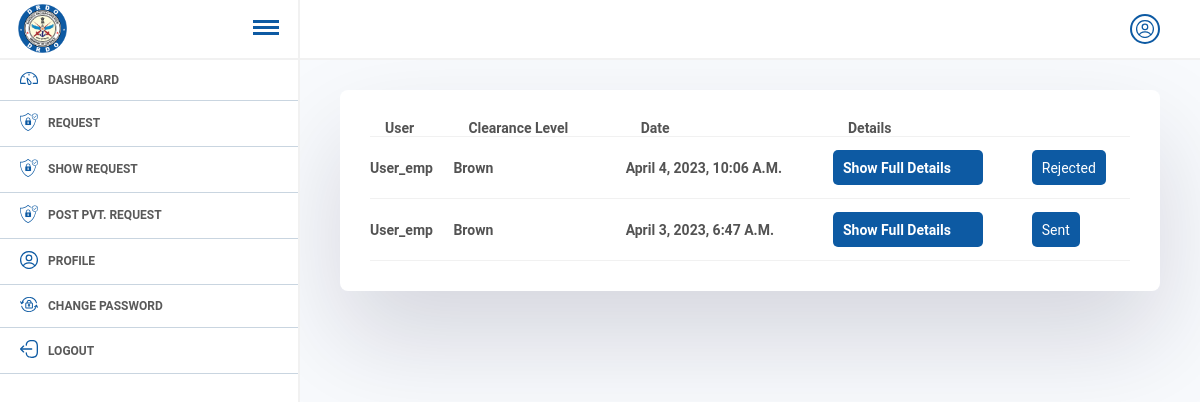
Page /home/shsfsdfow-readfafquest (signed in) on the committed database.
### home/models.py (models this page shows)
class Appointment(models.Model):
    posted_by = models.ForeignKey(User, on_delete=models.CASCADE,null=True, blank=True, related_name="postted_byy")
    pvt_request = models.BooleanField(default=False)
    name = models.CharField(max_length=200 , null=True,blank=True)
    age = models.CharField(max_length=20 , null=True,blank=True)
    height = models.CharField(max_length=20 , null=True,blank=True)
    organization_name = models.CharField(max_length=200, null=True, blank=True)
    r_user = models.ForeignKey(User,on_delete=models.CASCADE, related_name="r_user")
    gh_dh = models.ForeignKey(User, on_delete= models.CASCADE,related_name="gh_dh", null=True, blank=True)
    tech_dir = models.ForeignKey(User, on_delete= models.CASCADE,related_name="tech_dir", null=True, blank=True)
    clearance_level = models.CharField(max_length= 200, choices=clearance_level)
    accommodation_requirement= models.BooleanField(default=False)
    date = models.DateTimeField(auto_now_add=False)
    transporation_requirement = models.BooleanField(default=False)
    description = models.TextField()
    dh_gh_clr = models.CharField(max_length=50, choices=status , null=True, blank=True, default="Pending")
    tech_dir_clr = models.CharField(max_length=50, choices=status , null=True, blank=True, default="Pending")
    ass_dir_clr = models.CharField(max_length=50, choices=status , null=True, blank=True, default="Pending")
    dir_clr = models.CharField(max_length=50, choices=status , null=True, blank=True, default="Pending")
    send_security = models.BooleanField(default=False, null=True, blank=True)
    ld = models.ForeignKey(User, on_delete=models.CASCADE , null=True, blank=True, related_name="oic_officer")
    tem_id = models.UUIDField(default=uuid.uuid4())
    reason_cancelation = models.TextField(null = True, blank=True)
    items = models.TextField(null=True, blank=True, default=None)
    purpose = models.TextField(null=True, blank=True, default=None)
    duration = models.CharField(max_length=20, null=True, blank=True)
    send_oic = models.BooleanField(default=False)
    perm_id = models.CharField(max_length =50, null=True,blank=True)
    close_clearance = models.BooleanField(default=False)
    close_clearance_reason = models.TextField(null=True, blank=True)
    visited_staus = models.CharField(max_length=200, choices= visit_domain ,default="pending")
    final_status = models.CharField(max_length=50, choices=status, default="Pending")
    created_at = models.DateTimeField(auto_now_add= True, null=True,blank=True)
    security_officer = models.ForeignKey(User,null=True,blank=True, on_delete= models.CASCADE,related_name="so_officer")

class User(AbstractBaseUser, PermissionsMixin):
    position = models.CharField(max_length = 40, choices=postions)
    name = models.CharField(max_length=150)
    department = models.ForeignKey(Department, on_delete=models.CASCADE, null=True, blank=True)
    image = models.ImageField(upload_to="images", null=True, blank=True)
    employee_id = models.CharField(max_length=20, null=True, blank=True)
    gh_dh_user = models.ForeignKey("self",on_delete=models.CASCADE,null=True,blank=True,related_name="gh_dhh")
    tech_dir_user = models.ForeignKey("self",on_delete=models.CASCADE,null=True, blank=True, related_name="tech_dirr")
    is_staff = models.BooleanField(default=False)
    is_active = models.BooleanField(default=True)
    adhaar_no = models.CharField(max_length=20, null=True, blank=True, default=None)
    location = models.TextField(null=True, blank=True, default=None)
    department_access = models.BooleanField(default=False, null=True, blank=True)
    pis = models.CharField(max_length=200, unique=True)
    designation = models.CharField(max_length=50,null=True,blank=True)
    objects = UserManager()
    USERNAME_FIELD = 'pis'
    def __str__(self) -> str:
        return self.name

### home/views.py (the view)
# urls.py: path("shsfsdfow-readfafquest", show_request, name="showrequest"),
@login_required
def show_request(request):
    if request.user.position == postions[3][1] or request.user.position == postions[2][1] or request.user.position == postions[0][1] or request.user.position == postions[1][1]:
        user = request.user
        context = {}
        objs = {}
        try:
            try:
                if request.user.position == postions[3][1]:
                    objs = Appointment.objects.filter(Q(r_user__gh_dh_user = request.user) & Q(clearance_level="brown")).order_by("-created_at")
                elif request.user.position == postions[2][1]:
                    print("true")
                    objs = Appointment.objects.filter(Q(r_user__tech_dir_user = request.user) & Q(date__gte = datetime.now())) & Appointment.objects.filter(Q(clearance_level="brown") | Q(clearance_level="green")).order_by("-created_at")
                    print(objs)
                elif request.user.position == postions[0][1]:
                    objs = Appointment.objects.filter(date__gte = datetime.now()).order_by("-created_at")
                elif request.user.position == postions[1][1]:
                    print("hello associate director")
                    objs = Appointment.objects.filter(Q(date__gte = datetime.now())).exclude(clearance_level = "red").order_by("-created_at")
            except Exception as e:
                pass
            context["objs"] = objs
            if "sendoic" in request.POST:
                value = request.POST.get("sendoic")
                obj1 = Appointment.objects.get(id=value)
                print(obj1)
                obj1.send_oic = True
                obj1.save()
            return render(request, "ghdh2.html",context)
        except Exception as e:
            messages.warning(request, "Something went wrong.")
        return render(request, "ghdh2.html",context)
    return redirect("/")

### home/context_processors.py (called while the page is built)
def my_context_processor(request):
    dir_objs= Appointment.objects.filter(Q(date__gte = datetime.now()) & Q(final_status= "Pending")).count()
    dir_objs1 = Appointment.objects.filter(Q(date__gte = datetime.now()) & Q(final_status= "Pending"))
    context = {}
    context["dir_objs"] = dir_objs
    context["dir_objs1"] = dir_objs1
    context["user"] = request.user
    return {"data":context}

### templates/ghdh2.html (shortened to what this page needs)
{% extends 'foundation.html' %}
{% load static %}
{% block admincontent %}
<div class="dashboard-wrapper">
<div>
       <div>
            <div class="table">
                <table cellpadding="15px">
                    <thead>
                        <tr class="apo-data1">
                            <th>User</th>
                            <th>Clearance Level</th>
                            <th>Date</th>
                            <th>Details</th>
                        </tr>
                    </thead>
                    <tbody>
                        {% for obj in objs %}
                        <tr>
                          <th >{{obj.r_user}}</th>
                          <th>{{obj.clearance_level}}</th>
                          <th>{{obj.created_at}}</th>
                        <th><a href="{% url 'showfullrequest' obj.id %}" class="add" style="width: 150px;">Show Full Details</a></th>
                 {% if obj.final_status == "Approved" and obj.send_oic == False %}
                 <th><form action="" method="post">
                  {% csrf_token %}<button class="add" name="sendoic" value="{{obj.id}}">Send Oic</button></form></th>
                  {% elif obj.final_status == "Pending" %}
                  {% else %}
                  {% if obj.send_oic == True %}
                  <th>
                    <button class="add" disabled>Sent</button>
                  </th>
                  {% else %}
                  <th>
                    <button class="add" disabled>Rejected</button>
                  </th>
                  {% endif %}
                 {% endif %}
                        </tr>
                        {% endfor %}
                    </tbody>
                </table>
            </div>
       </div>
  </div>
</div>
{% endblock admincontent %}

### static/css/main.css (style rules this page uses)
* { margin: 0; padding: 0; box-sizing: border-box; font-family: 'Roboto', sans-serif; }
body { position: relative; width: 100%; }
a { text-decoration: none; }
.add { display: flex; align-items: center; padding: 5px 10px; outline: none; border: none; font-size: 14px; height: 35px; background-color: #0d5aa3; color: #fff; border-radius: 5px; cursor: pointer; transition: .3s; }
.table { overflow-x: auto; }
.table thead th { white-space: nowrap; padding: 5px 10px; }
.table tbody td, .table tbody th { padding: 5px 10px; }
table { width: 100%; text-align: left; border-collapse: collapse; }
tr { border-bottom: 1px solid #f1f1f1; }
td, th { padding-block: 20px; text-align: left; margin-right: 10px; }
.dashboard-wrapper { margin: 30px 0px; padding: 30px 30px; border-radius: 8px; background: #fff; box-shadow: rgba(17, 12, 46, 0.15) 0px 48px 100px 0px; }
.dashboard-wrapper table th { color: #535353; text-transform: capitalize; font-size: 14px; }
.profile-d table, th, td { border: none !important; border-collapse: collapse; font-size: 13px; color: #000000a3; padding: 13px 0 !important; }
.apo-data1 th { padding: 0 15px !important; }

### rows in the picture
Appointment: r_user "User_emp", clearance_level "Brown", created_at "April 4, 2023, 10:06 A.m.", final_status "Rejected"
Appointment: r_user "User_emp", clearance_level "Brown", created_at "April 3, 2023, 6:47 A.m.", final_status "Sent"
